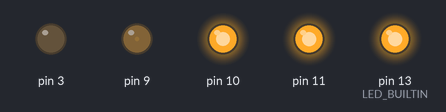
Recording of a sketch running on a simulated Arduino Uno, built with avr-gcc and run on an emulated ATmega328P. Shown: output pins drawn as LEDs (lit = HIGH). What the sketch prints to the serial monitor is not drawn.

Above: at 0.05 s.
At 1.15 s:
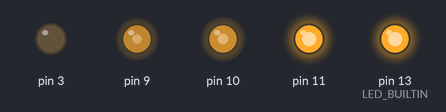
At 2.3 s:
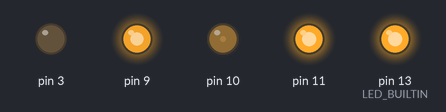
At 4.6 s:
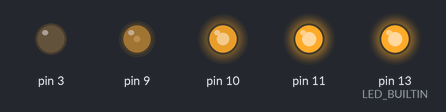
At 7.15 s:
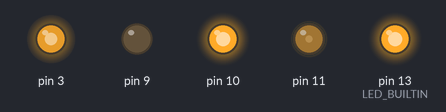
At 9.75 s:
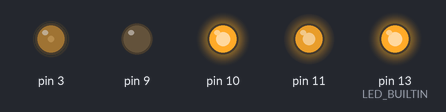
Timing chart, 0 to 13.3 s (numbered marks = the images above):
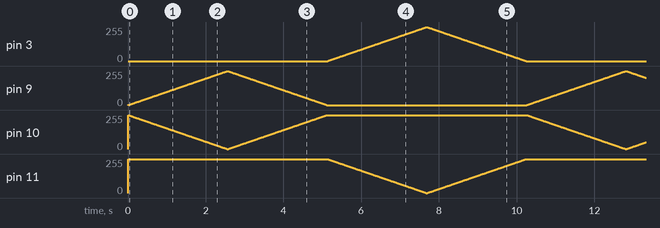

The sketch:

h_bridge.ino
```cpp
//
// Принципиальная схема:
//
//   3──────────────────┐
//                      │
//  11────┐             │
//        │             │
// +5V───PNP───────┐ ┌─NPN───GND
//                 │ │
//             ┌───┼─┘
//             │   │
//             ├─M─┤
//             │   │
//             │   │
// +5V───PNP───┘   └───NPN───GND
//        │             │
//  10────┘             │
//                      │
//   9──────────────────┘
//

// Убрать таймер от ног
// Мы не можем гарантировать состояние каналов OC при остановке таймера
// Так что не будем останавливать таймер, а будем отбирать у него ноги
static void tim1_inhibit() {
  digitalWrite(10, HIGH);
  digitalWrite(9, LOW);
  TCCR1A = 0b00000001;
}

static void tim1_connect() {
  TCCR1A = 0b10110001;
}

static void tim1_power(uint8_t x) {
  OCR1A = x;
  OCR1B = x;
}

static void tim2_inhibit() {
  digitalWrite(11, HIGH);
  digitalWrite(3, LOW);
  TCCR2A = 0b00000011;
}

static void tim2_connect() {
  TCCR2A = 0b10110011;
}

static void tim2_power(uint8_t x) {
  OCR2A = 255 - x;
  OCR2B = 255 - x;
}

void setup() {
  pinMode(LED_BUILTIN, OUTPUT);
  digitalWrite(LED_BUILTIN, HIGH);

  Serial.begin(115200);
  Serial.println("System startup");

  // https://docs.arduino.cc/tutorials/generic/secrets-of-arduino-pwm/
  // Timer output 	Arduino output
  // OC0A	          6
  // OC0B	          5
  // OC1A	          9
  // OC1B	          10
  // OC2A	          11
  // OC2B	          3

  // TIM1
  pinMode(9, OUTPUT);
  pinMode(10, OUTPUT);
  digitalWrite(10, HIGH);
  digitalWrite(9, LOW);

  // TIM2
  pinMode(11, OUTPUT);
  pinMode(3, OUTPUT);
  digitalWrite(11, HIGH);
  digitalWrite(3, LOW);

  //
  // TIM1
  //

  OCR1A = 160;
  OCR1B = 160;

  // 10 = OC0A Non-inverting
  // 11 = OC0B Inverting
  // 00 = Unused
  // 01 = Fast PWM, 8 bit
  //TCCR1A = 0b10110001;
  TCCR1A = 0b00000001; // Но на старте убрать ноги от таймера, на всякий случай

  // 00 = No input capture
  // 0 = Unused
  // 01 = Fast PWM, 8 bit
  // 011 = /64 Prescaler, 000 = Stop
  TCCR1B = 0b00001011;

  //
  // TIM2
  //

  OCR2A = 32;
  OCR2B = 32;

  // 10 = OC0A Non-inverting
  // 11 = OC0B Inverting
  // 00 = Unused
  // 11 = Fast PWM
  //TCCR2A = 0b10110011;
  TCCR2A = 0b00000011; // Но на старте убрать ноги от таймера, на всякий случай

  // 00 = No force OC
  // 00 = Unused
  // 0 = Fast PWM
  // 011 = /64 Prescaler, 000 = Stop
  TCCR2B = 0b00000011;
}

static void drive(uint8_t direction, uint8_t power) {
  if (direction) {
    tim1_inhibit();
    tim2_connect();
    tim2_power(power);
  } else {
    tim2_inhibit();
    tim1_connect();
    tim1_power(power);
  }
}

static void demo() {
  for (int i = 0; i <= 255; i++) {
    drive(0, i);
    delay(10);
  }

  for (int i = 255; i >= 0; i--) {
    drive(0, i);
    delay(10);
  }


  for (int i = 0; i <= 255; i++) {
    drive(1, i);
    delay(10);
  }

  for (int i = 255; i >= 0; i--) {
    drive(1, i);
    delay(10);
  }
}

void loop() {
  demo();
}
```
